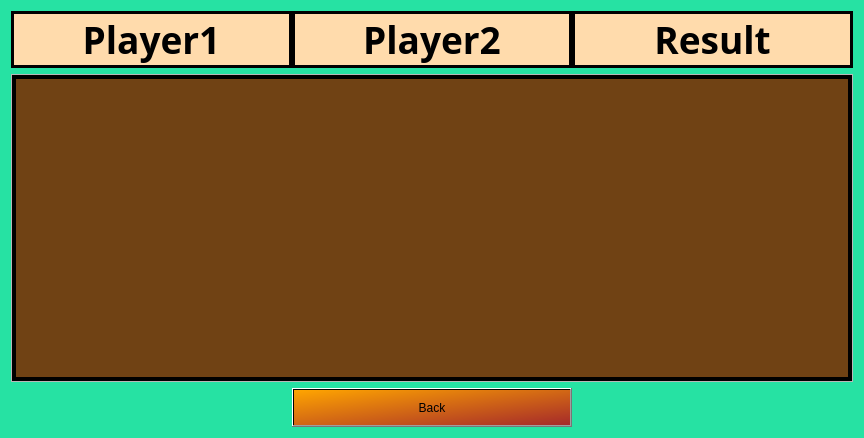
<?xml version="1.0" encoding="UTF-8"?>
<ui version="4.0">
 <class>Form</class>
 <widget class="QWidget" name="Form">
  <property name="geometry">
   <rect>
    <x>0</x>
    <y>0</y>
    <width>864</width>
    <height>438</height>
   </rect>
  </property>
  <property name="minimumSize">
   <size>
    <width>864</width>
    <height>438</height>
   </size>
  </property>
  <property name="windowTitle">
   <string>Form</string>
  </property>
  <property name="styleSheet">
   <string notr="true">QWidget#Form {
	background-color: #26E2A3;
}
</string>
  </property>
  <layout class="QGridLayout" name="gridLayout" rowstretch="1,8,1">
   <item row="0" column="0">
    <widget class="QWidget" name="widget" native="true">
     <property name="styleSheet">
      <string notr="true">border: 3px solid black;</string>
     </property>
     <layout class="QHBoxLayout" name="horizontalLayout">
      <property name="spacing">
       <number>0</number>
      </property>
      <property name="leftMargin">
       <number>0</number>
      </property>
      <property name="topMargin">
       <number>0</number>
      </property>
      <property name="rightMargin">
       <number>0</number>
      </property>
      <property name="bottomMargin">
       <number>0</number>
      </property>
      <item>
       <widget class="QLabel" name="label">
        <property name="font">
         <font>
          <family>Arial Black</family>
          <pointsize>28</pointsize>
          <weight>75</weight>
          <bold>true</bold>
         </font>
        </property>
        <property name="styleSheet">
         <string notr="true">background-color: #FFDBAC;</string>
        </property>
        <property name="text">
         <string>Player1</string>
        </property>
        <property name="alignment">
         <set>Qt::AlignCenter</set>
        </property>
       </widget>
      </item>
      <item>
       <widget class="QLabel" name="label_2">
        <property name="font">
         <font>
          <family>Arial Black</family>
          <pointsize>28</pointsize>
          <weight>75</weight>
          <bold>true</bold>
         </font>
        </property>
        <property name="styleSheet">
         <string notr="true">background-color: #FFDBAC;</string>
        </property>
        <property name="text">
         <string>Player2</string>
        </property>
        <property name="alignment">
         <set>Qt::AlignCenter</set>
        </property>
       </widget>
      </item>
      <item>
       <widget class="QLabel" name="label_3">
        <property name="font">
         <font>
          <family>Arial Black</family>
          <pointsize>28</pointsize>
          <weight>75</weight>
          <bold>true</bold>
         </font>
        </property>
        <property name="styleSheet">
         <string notr="true">background-color: #FFDBAC;</string>
        </property>
        <property name="text">
         <string>Result</string>
        </property>
        <property name="alignment">
         <set>Qt::AlignCenter</set>
        </property>
       </widget>
      </item>
     </layout>
    </widget>
   </item>
   <item row="1" column="0">
    <widget class="QScrollArea" name="scrollArea">
     <property name="sizePolicy">
      <sizepolicy hsizetype="Preferred" vsizetype="Preferred">
       <horstretch>0</horstretch>
       <verstretch>0</verstretch>
      </sizepolicy>
     </property>
     <property name="styleSheet">
      <string notr="true"/>
     </property>
     <property name="verticalScrollBarPolicy">
      <enum>Qt::ScrollBarAsNeeded</enum>
     </property>
     <property name="widgetResizable">
      <bool>true</bool>
     </property>
     <widget class="QWidget" name="scrollAreaContents">
      <property name="geometry">
       <rect>
        <x>0</x>
        <y>0</y>
        <width>844</width>
        <height>309</height>
       </rect>
      </property>
      <property name="styleSheet">
       <string notr="true">#scrollAreaContents {
	background-color: #704214;
	border: 4px solid black;
}</string>
      </property>
      <layout class="QVBoxLayout" name="statContainer">
       <property name="spacing">
        <number>0</number>
       </property>
       <property name="leftMargin">
        <number>0</number>
       </property>
       <property name="topMargin">
        <number>0</number>
       </property>
       <property name="rightMargin">
        <number>0</number>
       </property>
       <property name="bottomMargin">
        <number>0</number>
       </property>
      </layout>
     </widget>
    </widget>
   </item>
   <item row="2" column="0">
    <layout class="QGridLayout" name="gridLayout_2" columnstretch="1,1,1">
     <property name="spacing">
      <number>0</number>
     </property>
     <item row="0" column="0">
      <spacer name="horizontalSpacer">
       <property name="orientation">
        <enum>Qt::Horizontal</enum>
       </property>
       <property name="sizeType">
        <enum>QSizePolicy::Ignored</enum>
       </property>
       <property name="sizeHint" stdset="0">
        <size>
         <width>40</width>
         <height>20</height>
        </size>
       </property>
      </spacer>
     </item>
     <item row="0" column="1">
      <widget class="QPushButton" name="backButton">
       <property name="sizePolicy">
        <sizepolicy hsizetype="Ignored" vsizetype="Ignored">
         <horstretch>0</horstretch>
         <verstretch>0</verstretch>
        </sizepolicy>
       </property>
       <property name="styleSheet">
        <string notr="true">background-color: qlineargradient(x1: 0, y1: 0, x2: 1, y2: 1, stop: 0 orange, stop: 1 brown);</string>
       </property>
       <property name="text">
        <string>Back</string>
       </property>
      </widget>
     </item>
     <item row="0" column="2">
      <spacer name="horizontalSpacer_2">
       <property name="orientation">
        <enum>Qt::Horizontal</enum>
       </property>
       <property name="sizeType">
        <enum>QSizePolicy::Ignored</enum>
       </property>
       <property name="sizeHint" stdset="0">
        <size>
         <width>40</width>
         <height>20</height>
        </size>
       </property>
      </spacer>
     </item>
    </layout>
   </item>
  </layout>
 </widget>
 <resources/>
 <connections/>
</ui>
